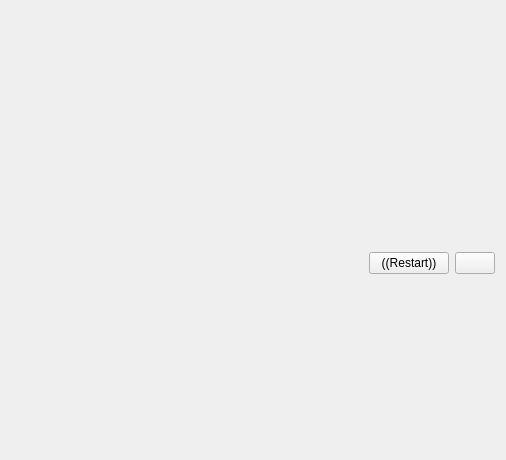
<?xml version="1.0" encoding="UTF-8"?>
<ui version="4.0">
 <class>AssistantPageConclusions</class>
 <widget class="QWidget" name="AssistantPageConclusions">
  <property name="geometry">
   <rect>
    <x>0</x>
    <y>0</y>
    <width>506</width>
    <height>460</height>
   </rect>
  </property>
  <layout class="QVBoxLayout" name="verticalLayout">
   <item>
    <widget class="QLabel" name="m_conclusionsLabel">
     <property name="wordWrap">
      <bool>true</bool>
     </property>
    </widget>
   </item>
   <item>
    <widget class="QLabel" name="m_explanationLabel">
     <property name="wordWrap">
      <bool>true</bool>
     </property>
    </widget>
   </item>
   <item>
    <spacer name="verticalSpacer">
     <property name="orientation">
      <enum>Qt::Vertical</enum>
     </property>
     <property name="sizeHint" stdset="0">
      <size>
       <width>20</width>
       <height>40</height>
      </size>
     </property>
    </spacer>
   </item>
   <item>
    <widget class="QLabel" name="m_howToProceedLabel">
     <property name="text">
      <string/>
     </property>
     <property name="wordWrap">
      <bool>true</bool>
     </property>
     <property name="openExternalLinks">
      <bool>true</bool>
     </property>
    </widget>
   </item>
   <item>
    <spacer name="verticalSpacer_3">
     <property name="orientation">
      <enum>Qt::Vertical</enum>
     </property>
     <property name="sizeType">
      <enum>QSizePolicy::Fixed</enum>
     </property>
     <property name="sizeHint" stdset="0">
      <size>
       <width>20</width>
       <height>5</height>
      </size>
     </property>
    </spacer>
   </item>
   <item>
    <layout class="QHBoxLayout" name="horizontalLayout">
     <item>
      <spacer name="horizontalSpacer">
       <property name="orientation">
        <enum>Qt::Horizontal</enum>
       </property>
       <property name="sizeHint" stdset="0">
        <size>
         <width>40</width>
         <height>20</height>
        </size>
       </property>
      </spacer>
     </item>
     <item>
      <widget class="QPushButton" name="m_appRestartButton">
       <property name="text">
        <string notr="true">((Restart))</string>
       </property>
      </widget>
     </item>
     <item>
      <widget class="QPushButton" name="m_showReportInformationButton"/>
     </item>
    </layout>
   </item>
   <item>
    <spacer name="verticalSpacer_2">
     <property name="orientation">
      <enum>Qt::Vertical</enum>
     </property>
     <property name="sizeHint" stdset="0">
      <size>
       <width>20</width>
       <height>40</height>
      </size>
     </property>
    </spacer>
   </item>
  </layout>
 </widget>
 <resources/>
 <connections/>
</ui>
